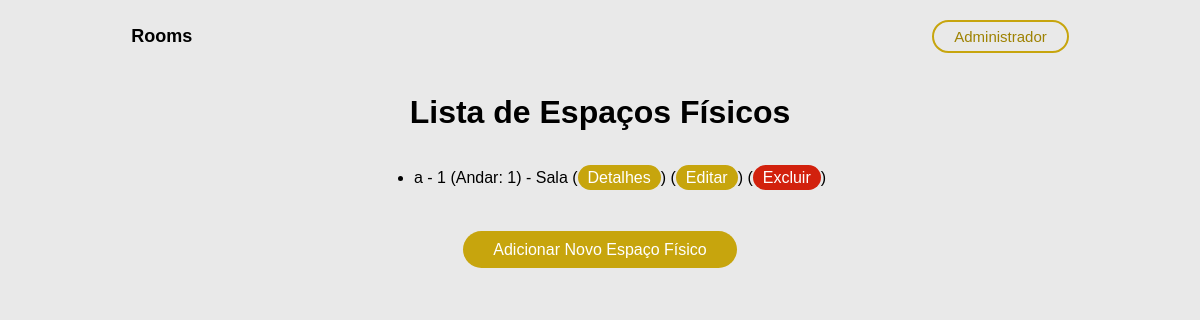
Page /spaces/ on the earlier database version.
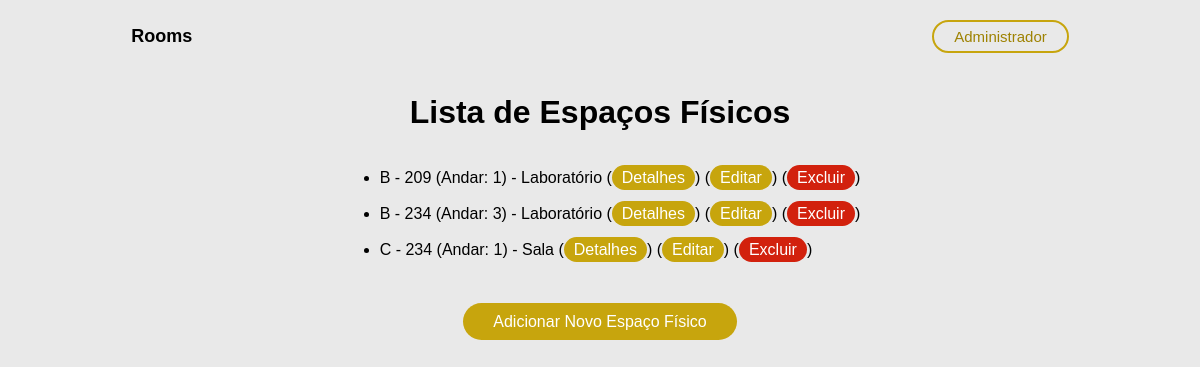
Same page on the later database version.
### core/models.py (models this page shows, shortened)
class PhysicalSpace(models.Model):
    space_id = models.AutoField(primary_key=True)
    space_floor = models.IntegerField()
    space_number = models.IntegerField()
    space_block = models.CharField(max_length=1)
    space_type = models.BooleanField()

### users/views.py (the view)
# urls.py: path('spaces/', views.space_list, name='space_list'),
def space_list(request):
    spaces = PhysicalSpace.objects.all()
    return render(request, 'space_list.html', {'spaces': spaces})

### templates/space_list.html (shortened to what this page needs)
{% load static %}
<!DOCTYPE html>
<html lang="en">
<head>
    <link rel="stylesheet" href="{% static 'css/list.css' %}" />
</head>
<body>
    <header>
        <div class="logo">Rooms</div>
        <div class="login">Administrador</div>
    </header>
    <h1>Lista de Espaços Físicos</h1>
    <div class="contentList">
        <ul>
            {% for space in spaces %}
                <li>{{ space.space_block }} - {{ space.space_number }} (Andar: {{ space.space_floor }}) - {% if space.space_type %}Laboratório{% else %}Sala{% endif %}
                    (<a class="options" href="{% url 'space_detail' pk=space.pk %}">Detalhes</a>)
                    (<a class="options" href="{% url 'space_update' pk=space.pk %}">Editar</a>)
                    (<a class="optionsE" href="{% url 'space_delete' pk=space.pk %}">Excluir</a>)
                </li>
            <br>
            {% empty %}
                <li>Nenhum espaço físico encontrado.</li>
            {% endfor %}
        </ul>
    </div>
    <div class="alignA">
        <a class="return" href="{% url 'space_create' %}">Adicionar Novo Espaço Físico</a>
    </div>
</body>
</html>

Differences in the rows shown:
changed PhysicalSpace (number 1 of 3 on the later page): space_block "a" → "B"; space_number "1" → "209"; space_type "Sala" → "Laboratório"
added PhysicalSpace: space_block "B", space_number "234", space_floor "3", space_type "Laboratório"
added PhysicalSpace: space_block "C", space_number "234", space_floor "1", space_type "Sala"
